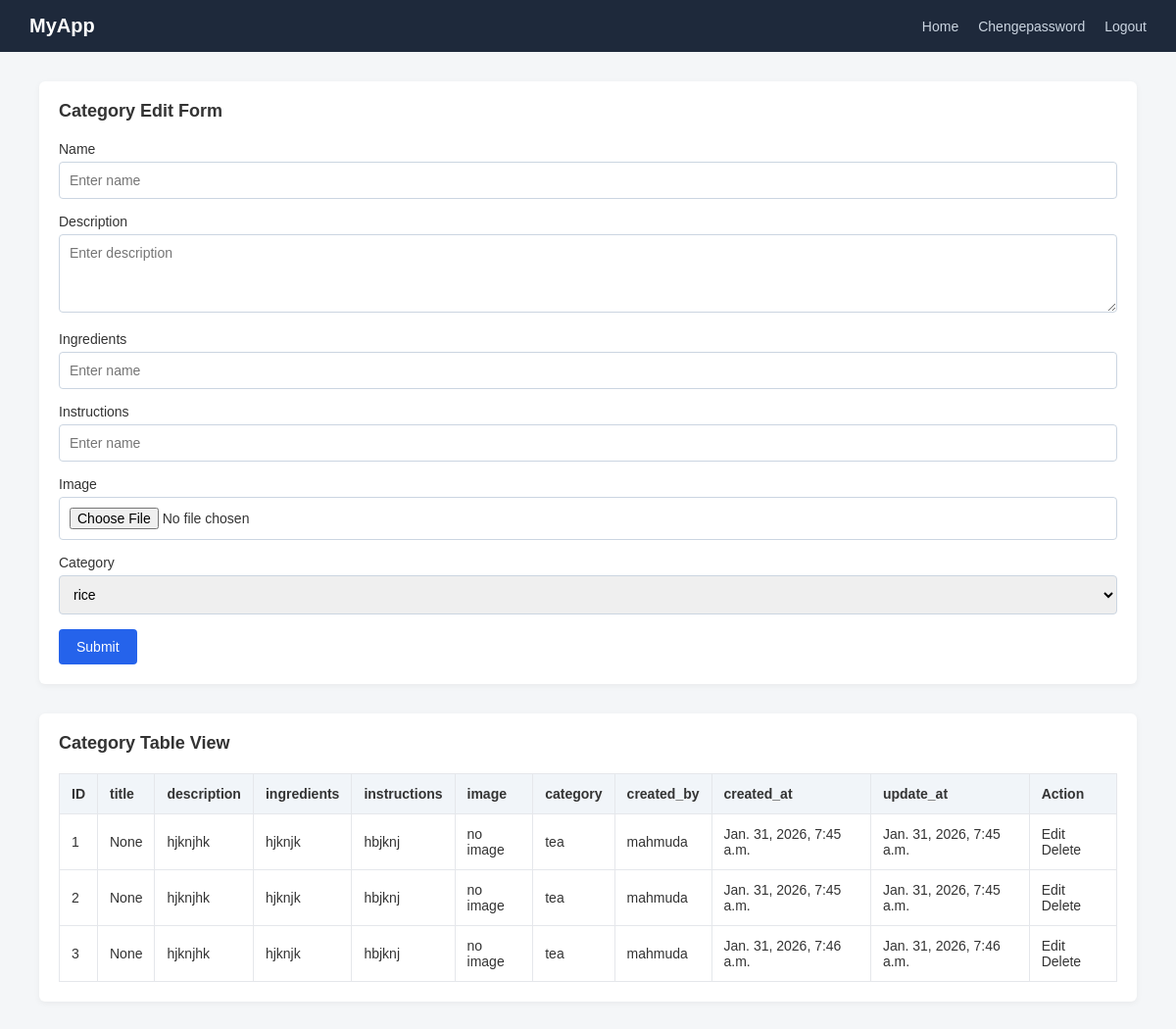
/recipe_page/ (signed in), run on the app's committed database.
### myapp/models.py (models this page shows, shortened)
class RecipeModel(models.Model):
    title=models.CharField(null=True)
    description=models.TextField(max_length=200,null=True)
    ingredients=models.CharField(null=True)
    instructions=models.TextField(null=True)
    image=models.ImageField(upload_to='image/',null=True)
    category=models.ForeignKey(CategoryModel,on_delete=models.CASCADE,null=True)
    created_by=models.ForeignKey(UserModel,on_delete=models.CASCADE,null=True)
    created_at=models.DateTimeField(auto_now_add=True,null=True)
    update_at=models.DateTimeField(auto_now=True,null=True)

class CategoryModel(models.Model):
    name=models.CharField(null=True)
    description=models.TextField(max_length=100,null=True)
    def __str__(self):
        return self.name

class UserModel(AbstractUser):
    ROLE=[
        ('Admin','Admin'),
        ('Viewr','Viewr'),
    ]
    role=models.CharField(choices=ROLE,null=True)
    def __str__(self):
        return self.username

### myapp/views.py (the view, shortened to what this page needs)
# urls.py: path('recipe_page/',recipe_page,name='recipe_page'),
@login_required
def recipe_page(r):
    r_data=RecipeModel.objects.filter(created_by=r.user)
    c_data=CategoryModel.objects.all()
    context={
        'r_data':r_data,
        'c_data':c_data,
    }
    return render (r,'recipe_page.html',context)

### templates/recipe_page.html (shortened to what this page needs)
{% extends 'home.html' %}
{% block body %}
    <div class="container">
        <div class="card">
            <h2>Category Edit Form</h2>
            <form method="POST" enctype="multipart/form-data">
                <div class="form-group">
                    <label>Name</label>
                    <input type="text" name="name" placeholder="Enter name">
                </div>
                <div class="form-group">
                    <label>Description</label>
                    <textarea name="description" placeholder="Enter description"></textarea>
                </div>
                <div class="form-group">
                    <label>Ingredients</label>
                    <input type="text" name="ingredients" placeholder="Enter name">
                </div>
                <div class="form-group">
                    <label>Instructions</label>
                    <input type="text" name="instructions" placeholder="Enter name">
                </div>
                <div class="form-group">
                    <label>Image</label>
                    <input type="file" name="image" placeholder="Enter name">
                </div>
                <div class="form-group">
                    <label>Category</label>
                    <select name="category">
                        {% for i in c_data %}
                            <option value="{{i.id}}">{{i.name}}</option>
                        {% endfor %}
                    </select>
                </div>
                <button class="btn btn-primary">Submit</button>
            </form>
        </div>
        <div class="card">
            <h2>Category Table View</h2>
            <table>
                <thead>
                    <tr>
                        <th>ID</th>
                        <th>title</th>
                        <th>description</th>
                        <th>ingredients</th>
                        <th>instructions</th>
                        <th>image</th>
                        <th>category</th>
                        <th>created_by</th>
                        <th>created_at</th>
                        <th>update_at</th>
                        <th>Action</th>
                    </tr>
                </thead>
                <tbody>
                    {% for i in r_data %}
                        <tr>
                            <td>{{forloop.counter}}</td>
                            <td>{{i.title}}</td>
                            <td>{{i.description}}</td>
                            <td>{{i.ingredients}}</td>
                            <td>{{i.instructions}}</td>
                            <td>
                                {% if i.image %}
                                    <img src="{{i.image.url}}" width="50px" height="50px" alt="">
                                {% else %}
                                no image
                                {% endif %}
                            </td>
                            <td>{{i.category}}</td>
                            <td>{{i.created_by}}</td>
                            <td>{{i.created_at}}</td>
                            <td>{{i.update_at}}</td>
                            <td>
                                <a href="{% url 'recipe_edit' i.id %}">Edit</a>
                                <a href="{% url 'recipe_delete' i.id %}">Delete</a>
                            </td>
                        </tr>
                    {% endfor %}
                </tbody>
            </table>
        </div>
{% endblock body %}

### templates/home.html (style rules this page uses)
* { margin: 0; padding: 0; box-sizing: border-box; font-family: Arial, Helvetica, sans-serif; }
body { background: #f4f6f8; color: #333; }
a { text-decoration: none; color: inherit; }
.container { max-width: 1200px; margin: 30px auto; padding: 0 20px; }
.card { background: #fff; padding: 20px; border-radius: 6px; box-shadow: 0 2px 6px rgba(0,0,0,0.05); margin-bottom: 30px; }
.card h2 { margin-bottom: 20px; font-size: 18px; }
.form-group { margin-bottom: 15px; }
.form-group label { display: block; margin-bottom: 5px; font-size: 14px; }
.form-group input, .form-group select, .form-group textarea { width: 100%; padding: 10px; border: 1px solid #cbd5e1; border-radius: 4px; font-size: 14px; }
.form-group textarea { resize: vertical; min-height: 80px; }
.btn { padding: 10px 18px; border: none; border-radius: 4px; cursor: pointer; font-size: 14px; }
.btn-primary { background: #2563eb; color: #fff; }
table { width: 100%; border-collapse: collapse; }
table thead { background: #f1f5f9; }
table th, table td { padding: 12px; border: 1px solid #e5e7eb; text-align: left; font-size: 14px; }
table th { font-weight: 600; }

### data on the page
RecipeModel: title "None", description "hjknjhk", ingredients "hjknjk", instructions "hbjknj", image "no image", category "tea", created_by "mahmuda", created_at "Jan. 31, 2026, 7:45 a.m.", update_at "Jan. 31, 2026, 7:45 a.m."
RecipeModel: title "None", description "hjknjhk", ingredients "hjknjk", instructions "hbjknj", image "no image", category "tea", created_by "mahmuda", created_at "Jan. 31, 2026, 7:45 a.m.", update_at "Jan. 31, 2026, 7:45 a.m."
RecipeModel: title "None", description "hjknjhk", ingredients "hjknjk", instructions "hbjknj", image "no image", category "tea", created_by "mahmuda", created_at "Jan. 31, 2026, 7:46 a.m.", update_at "Jan. 31, 2026, 7:46 a.m."

### other printed values
form field category "rice"
